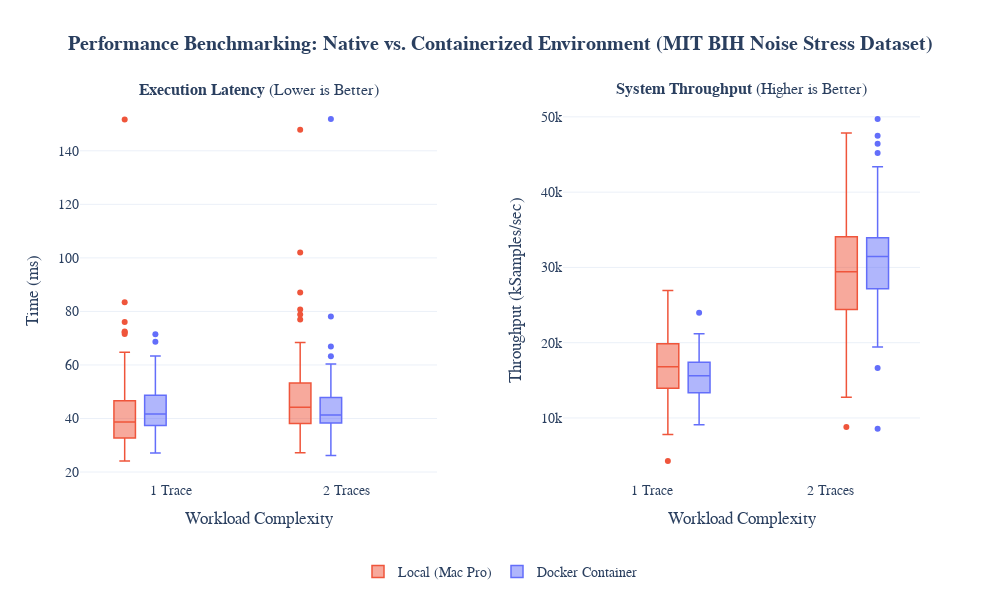

The code cell stored with this chart in its notebook:
### Code cell
import pandas as pd
import plotly.express as px
import plotly.graph_objects as go
from plotly.subplots import make_subplots

# ---------------------------------------------------------
# 🎨 COLOR CONFIGURATION
# ---------------------------------------------------------
COLOR_LOCAL = '#EF553B'      # Red/Orange
COLOR_DOCKER = '#636EFA'     # Blue/Purple

# ---------------------------------------------------------
# 1. Load the Datasets
# ---------------------------------------------------------
files = {
    "Local_1": "/Volumes/ss/biosignalviz/eval_data/MIT_BIH_Stress_Noise_Trace2_LocalDesktop/MIT_BIH_Stress_Trace1_LocalDesktop.csv",
    "Local_2": "/Volumes/ss/biosignalviz/eval_data/MIT_BIH_Stress_Noise_Trace2_LocalDesktop/MIT_BIH_Stress_Trace2_LocalDesktop.csv",
    "Docker_1": "/Volumes/ss/biosignalviz/eval_data/MIT_BIH_Stress_Noise_Trace1.csv",
    "Docker_2": "/Volumes/ss/biosignalviz/eval_data/MITBIH_Stress_Noise_Trace2.csv"
}

try:
    df_local_1 = pd.read_csv(files["Local_1"])
    df_local_2 = pd.read_csv(files["Local_2"])
    df_docker_1 = pd.read_csv(files["Docker_1"])
    df_docker_2 = pd.read_csv(files["Docker_2"])
except FileNotFoundError as e:
    print(f"Error: {e}. Please check your file paths.")

# ---------------------------------------------------------
# 2. Preprocess & Merge
# ---------------------------------------------------------
df_local_1['Environment'] = 'Local (Mac Pro)'
df_local_1['Traces'] = '1 Trace'
df_local_2['Environment'] = 'Local (Mac Pro)'
df_local_2['Traces'] = '2 Traces'

df_docker_1['Environment'] = 'Docker Container'
df_docker_1['Traces'] = '1 Trace'
df_docker_2['Environment'] = 'Docker Container'
df_docker_2['Traces'] = '2 Traces'

df_all = pd.concat([df_local_1, df_local_2, df_docker_1, df_docker_2], ignore_index=True)

# ---------------------------------------------------------
# 3. Calculate & Print Statistics (Mean +/- STD)
# ---------------------------------------------------------
print("-" * 60)
print(f"{'Environment':<20} | {'Trace Load':<10} | {'Metric':<15} | {'Mean':<10} | {'Std Dev':<10}")
print("-" * 60)

stats = df_all.groupby(['Environment', 'Traces'])[['execution_time_ms', 'throughput_ksps']].agg(['mean', 'std'])

for (env, trace), row in stats.iterrows():
    # Execution Time Stats
    exec_mean = row[('execution_time_ms', 'mean')]
    exec_std = row[('execution_time_ms', 'std')]
    print(f"{env:<20} | {trace:<10} | {'Latency (ms)':<15} | {exec_mean:10.2f} | {exec_std:10.2f}")
    
    # Throughput Stats
    tput_mean = row[('throughput_ksps', 'mean')]
    tput_std = row[('throughput_ksps', 'std')]
    print(f"{'':<20} | {'':<10} | {'T-put (ksps)':<15} | {tput_mean:10.2f} | {tput_std:10.2f}")
    print("-" * 60)

# ---------------------------------------------------------
# 4. Create Plots
# ---------------------------------------------------------
colors = {'Local (Mac Pro)': COLOR_LOCAL, 'Docker Container': COLOR_DOCKER}

fig = make_subplots(
    rows=1, cols=2,
    subplot_titles=("<b>Execution Latency</b> (Lower is Better)", 
                    "<b>System Throughput</b> (Higher is Better)"),
    horizontal_spacing=0.15
)

# Plot 1: Execution Time
for env in df_all['Environment'].unique():
    subset = df_all[df_all['Environment'] == env]
    fig.add_trace(
        go.Box(
            x=subset['Traces'],
            y=subset['execution_time_ms'],
            name=env,
            legendgroup=env,
            marker_color=colors[env],
            boxpoints='outliers',
            line_width=1.5
        ),
        row=1, col=1
    )

# Plot 2: Throughput
for env in df_all['Environment'].unique():
    subset = df_all[df_all['Environment'] == env]
    fig.add_trace(
        go.Box(
            x=subset['Traces'],
            y=subset['throughput_ksps'],
            name=env,
            legendgroup=env,
            showlegend=False,
            marker_color=colors[env],
            boxpoints='outliers',
            line_width=1.5
        ),
        row=1, col=2
    )

# ---------------------------------------------------------
# 5. Update Layout (Bottom Legend)
# ---------------------------------------------------------
fig.update_layout(
    title_text="<b>Performance Benchmarking: Native vs. Containerized Environment (MIT BIH Noise Stress Dataset)</b>",
    title_x=0.5,
    boxmode='group',
    height=600,
    width=1000,
    template="plotly_white",
    
    legend=dict(
        orientation="h",
        yanchor="top",
        y=-0.2,
        xanchor="center",
        x=0.5
    ),
    
    font=dict(family="Arial, sans-serif", size=14),
    margin=dict(b=100)
)

fig.update_yaxes(title_text="Time (ms)", row=1, col=1)
fig.update_yaxes(title_text="Throughput (kSamples/sec)", row=1, col=2)
fig.update_xaxes(title_text="Workload Complexity", row=1, col=1)
fig.update_xaxes(title_text="Workload Complexity", row=1, col=2)

fig.show()

### Figure 1 — Plotly figure (JSON) as saved in the notebook; plotly's stock layout.template omitted (floating-point values rounded to 4 significant figures; data arrays with more than 128 entries replaced by an {"elided": "..."} marker saying what was removed)
{"data": [{"boxpoints": "outliers", "legendgroup": "Local (Mac Pro)", "line": {"width": 1.5}, "marker": {"color": "#EF553B"}, "name": "Local (Mac Pro)", "type": "box", "x": {"elided": "300 str values"}, "xaxis": "x", "y": {"elided": "300 float values"}, "yaxis": "y"}, {"boxpoints": "outliers", "legendgroup": "Docker Container", "line": {"width": 1.5}, "marker": {"color": "#636EFA"}, "name": "Docker Container", "type": "box", "x": {"elided": "300 str values"}, "xaxis": "x", "y": {"elided": "300 float values"}, "yaxis": "y"}, {"boxpoints": "outliers", "legendgroup": "Local (Mac Pro)", "line": {"width": 1.5}, "marker": {"color": "#EF553B"}, "name": "Local (Mac Pro)", "showlegend": false, "type": "box", "x": {"elided": "300 str values"}, "xaxis": "x2", "y": {"elided": "300 float values"}, "yaxis": "y2"}, {"boxpoints": "outliers", "legendgroup": "Docker Container", "line": {"width": 1.5}, "marker": {"color": "#636EFA"}, "name": "Docker Container", "showlegend": false, "type": "box", "x": {"elided": "300 str values"}, "xaxis": "x2", "y": {"elided": "300 float values"}, "yaxis": "y2"}], "layout": {"annotations": [{"font": {"size": 16}, "showarrow": false, "text": "<b>Execution Latency</b> (Lower is Better)", "x": 0.2125, "xanchor": "center", "xref": "paper", "y": 1, "yanchor": "bottom", "yref": "paper"}, {"font": {"size": 16}, "showarrow": false, "text": "<b>System Throughput</b> (Higher is Better)", "x": 0.7875, "xanchor": "center", "xref": "paper", "y": 1, "yanchor": "bottom", "yref": "paper"}], "boxmode": "group", "font": {"family": "Arial, sans-serif", "size": 14}, "height": 600, "legend": {"orientation": "h", "x": 0.5, "xanchor": "center", "y": -0.2, "yanchor": "top"}, "margin": {"b": 100}, "title": {"text": "<b>Performance Benchmarking: Native vs. Containerized Environment (MIT BIH Noise Stress Dataset)</b>", "x": 0.5}, "width": 1000, "xaxis": {"anchor": "y", "domain": [0, 0.425], "title": {"text": "Workload Complexity"}}, "xaxis2": {"anchor": "y2", "domain": [0.575, 1], "title": {"text": "Workload Complexity"}}, "yaxis": {"anchor": "x", "domain": [0, 1], "title": {"text": "Time (ms)"}}, "yaxis2": {"anchor": "x2", "domain": [0, 1], "title": {"text": "Throughput (kSamples/sec)"}}}}
